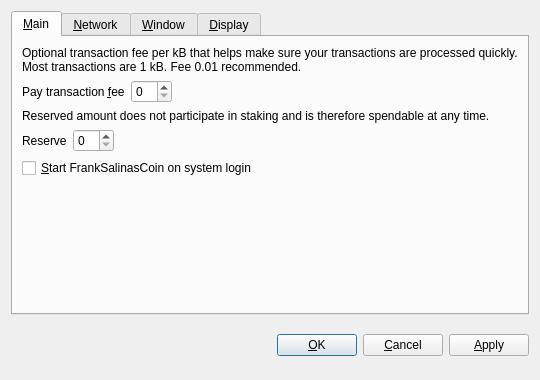
<?xml version="1.0" encoding="UTF-8"?>
<ui version="4.0">
 <class>OptionsDialog</class>
 <widget class="QDialog" name="OptionsDialog">
  <property name="geometry">
   <rect>
    <x>0</x>
    <y>0</y>
    <width>540</width>
    <height>380</height>
   </rect>
  </property>
  <property name="windowTitle">
   <string>Options</string>
  </property>
  <property name="modal">
   <bool>true</bool>
  </property>
  <layout class="QVBoxLayout" name="verticalLayout">
   <item>
    <widget class="QTabWidget" name="tabWidget">
     <property name="tabPosition">
      <enum>QTabWidget::North</enum>
     </property>
     <property name="currentIndex">
      <number>0</number>
     </property>
     <widget class="QWidget" name="tabMain">
      <attribute name="title">
       <string>&amp;Main</string>
      </attribute>
      <layout class="QVBoxLayout" name="verticalLayout_Main">
       <item>
        <widget class="QLabel" name="transactionFeeInfoLabel">
         <property name="text">
          <string>Optional transaction fee per kB that helps make sure your transactions are processed quickly. Most transactions are 1 kB. Fee 0.01 recommended.</string>
         </property>
         <property name="textFormat">
          <enum>Qt::PlainText</enum>
         </property>
         <property name="wordWrap">
          <bool>true</bool>
         </property>
        </widget>
       </item>
       <item>
        <layout class="QHBoxLayout" name="horizontalLayoutFee">
         <item>
          <widget class="QLabel" name="transactionFeeLabel">
           <property name="text">
            <string>Pay transaction &amp;fee</string>
           </property>
           <property name="textFormat">
            <enum>Qt::PlainText</enum>
           </property>
           <property name="buddy">
            <cstring>transactionFee</cstring>
           </property>
          </widget>
         </item>
         <item>
          <widget class="BitcoinAmountField" name="transactionFee"/>
         </item>
         <item>
          <spacer name="horizontalSpacerFee">
           <property name="orientation">
            <enum>Qt::Horizontal</enum>
           </property>
           <property name="sizeHint" stdset="0">
            <size>
             <width>40</width>
             <height>20</height>
            </size>
           </property>
          </spacer>
         </item>
        </layout>
       </item>
       <item>
        <widget class="QLabel" name="reserveBalanceInfoLabel">
         <property name="text">
          <string>Reserved amount does not participate in staking and is therefore spendable at any time.</string>
         </property>
         <property name="textFormat">
          <enum>Qt::PlainText</enum>
         </property>
         <property name="wordWrap">
          <bool>true</bool>
         </property>
        </widget>
       </item>
       <item>
        <layout class="QHBoxLayout" name="horizontalLayoutReserveBalance">
         <item>
          <widget class="QLabel" name="reserveBalanceLabel">
           <property name="text">
            <string>Reserve</string>
           </property>
           <property name="textFormat">
            <enum>Qt::PlainText</enum>
           </property>
           <property name="buddy">
            <cstring>reserveBalance</cstring>
           </property>
          </widget>
         </item>
         <item>
          <widget class="BitcoinAmountField" name="reserveBalance"/>
         </item>
         <item>
          <spacer name="horizontalSpacerReserveBalance">
           <property name="orientation">
            <enum>Qt::Horizontal</enum>
           </property>
           <property name="sizeHint" stdset="0">
            <size>
             <width>40</width>
             <height>20</height>
            </size>
           </property>
          </spacer>
         </item>
        </layout>
       </item>
       <item>
        <widget class="QCheckBox" name="bitcoinAtStartup">
         <property name="toolTip">
          <string>Automatically start FrankSalinasCoin after logging in to the system.</string>
         </property>
         <property name="text">
          <string>&amp;Start FrankSalinasCoin on system login</string>
         </property>
        </widget>
       </item>
       <item>
        <spacer name="verticalSpacer_Main">
         <property name="orientation">
          <enum>Qt::Vertical</enum>
         </property>
         <property name="sizeHint" stdset="0">
          <size>
           <width>20</width>
           <height>40</height>
          </size>
         </property>
        </spacer>
       </item>
      </layout>
     </widget>
     <widget class="QWidget" name="tabNetwork">
      <attribute name="title">
       <string>&amp;Network</string>
      </attribute>
      <layout class="QVBoxLayout" name="verticalLayout_Network">
       <item>
        <widget class="QCheckBox" name="mapPortUpnp">
         <property name="toolTip">
          <string>Automatically open the FrankSalinasCoin client port on the router. This only works when your router supports UPnP and it is enabled.</string>
         </property>
         <property name="text">
          <string>Map port using &amp;UPnP</string>
         </property>
        </widget>
       </item>
       <item>
        <widget class="QCheckBox" name="connectSocks">
         <property name="toolTip">
          <string>Connect to the FrankSalinasCoin network through a SOCKS proxy (e.g. when connecting through Tor).</string>
         </property>
         <property name="text">
          <string>&amp;Connect through SOCKS proxy:</string>
         </property>
        </widget>
       </item>
       <item>
        <layout class="QHBoxLayout" name="horizontalLayout_Network">
         <item>
          <widget class="QLabel" name="proxyIpLabel">
           <property name="text">
            <string>Proxy &amp;IP:</string>
           </property>
           <property name="textFormat">
            <enum>Qt::PlainText</enum>
           </property>
           <property name="buddy">
            <cstring>proxyIp</cstring>
           </property>
          </widget>
         </item>
         <item>
          <widget class="QValidatedLineEdit" name="proxyIp">
           <property name="maximumSize">
            <size>
             <width>140</width>
             <height>16777215</height>
            </size>
           </property>
           <property name="toolTip">
            <string>IP address of the proxy (e.g. 127.0.0.1)</string>
           </property>
          </widget>
         </item>
         <item>
          <widget class="QLabel" name="proxyPortLabel">
           <property name="text">
            <string>&amp;Port:</string>
           </property>
           <property name="textFormat">
            <enum>Qt::PlainText</enum>
           </property>
           <property name="buddy">
            <cstring>proxyPort</cstring>
           </property>
          </widget>
         </item>
         <item>
          <widget class="QLineEdit" name="proxyPort">
           <property name="maximumSize">
            <size>
             <width>55</width>
             <height>16777215</height>
            </size>
           </property>
           <property name="toolTip">
            <string>Port of the proxy (e.g. 9050)</string>
           </property>
          </widget>
         </item>
         <item>
          <widget class="QLabel" name="socksVersionLabel">
           <property name="text">
            <string>SOCKS &amp;Version:</string>
           </property>
           <property name="textFormat">
            <enum>Qt::PlainText</enum>
           </property>
           <property name="buddy">
            <cstring>socksVersion</cstring>
           </property>
          </widget>
         </item>
         <item>
          <widget class="QValueComboBox" name="socksVersion">
           <property name="toolTip">
            <string>SOCKS version of the proxy (e.g. 5)</string>
           </property>
          </widget>
         </item>
         <item>
          <spacer name="horizontalSpacer_Network">
           <property name="orientation">
            <enum>Qt::Horizontal</enum>
           </property>
           <property name="sizeHint" stdset="0">
            <size>
             <width>40</width>
             <height>20</height>
            </size>
           </property>
          </spacer>
         </item>
        </layout>
       </item>
       <item>
        <spacer name="verticalSpacer_Network">
         <property name="orientation">
          <enum>Qt::Vertical</enum>
         </property>
         <property name="sizeHint" stdset="0">
          <size>
           <width>20</width>
           <height>40</height>
          </size>
         </property>
        </spacer>
       </item>
      </layout>
     </widget>
     <widget class="QWidget" name="tabWindow">
      <attribute name="title">
       <string>&amp;Window</string>
      </attribute>
      <layout class="QVBoxLayout" name="verticalLayout_Window">
       <item>
        <widget class="QCheckBox" name="minimizeToTray">
         <property name="toolTip">
          <string>Show only a tray icon after minimizing the window.</string>
         </property>
         <property name="text">
          <string>&amp;Minimize to the tray instead of the taskbar</string>
         </property>
        </widget>
       </item>
       <item>
        <widget class="QCheckBox" name="minimizeOnClose">
         <property name="toolTip">
          <string>Minimize instead of exit the application when the window is closed. When this option is enabled, the application will be closed only after selecting Quit in the menu.</string>
         </property>
         <property name="text">
          <string>M&amp;inimize on close</string>
         </property>
        </widget>
       </item>
       <item>
        <spacer name="verticalSpacer_Window">
         <property name="orientation">
          <enum>Qt::Vertical</enum>
         </property>
         <property name="sizeHint" stdset="0">
          <size>
           <width>20</width>
           <height>40</height>
          </size>
         </property>
        </spacer>
       </item>
      </layout>
     </widget>
     <widget class="QWidget" name="tabDisplay">
      <attribute name="title">
       <string>&amp;Display</string>
      </attribute>
      <layout class="QVBoxLayout" name="verticalLayout_Display">
       <item>
        <layout class="QHBoxLayout" name="horizontalLayout_1_Display">
         <item>
          <widget class="QLabel" name="langLabel">
           <property name="text">
            <string>User Interface &amp;language:</string>
           </property>
           <property name="textFormat">
            <enum>Qt::PlainText</enum>
           </property>
           <property name="buddy">
            <cstring>lang</cstring>
           </property>
          </widget>
         </item>
         <item>
          <widget class="QValueComboBox" name="lang">
           <property name="toolTip">
            <string>The user interface language can be set here. This setting will take effect after restarting FrankSalinasCoin.</string>
           </property>
          </widget>
         </item>
        </layout>
       </item>
       <item>
        <layout class="QHBoxLayout" name="horizontalLayout_2_Display">
         <item>
          <widget class="QLabel" name="unitLabel">
           <property name="text">
            <string>&amp;Unit to show amounts in:</string>
           </property>
           <property name="textFormat">
            <enum>Qt::PlainText</enum>
           </property>
           <property name="buddy">
            <cstring>unit</cstring>
           </property>
          </widget>
         </item>
         <item>
          <widget class="QValueComboBox" name="unit">
           <property name="toolTip">
            <string>Choose the default subdivision unit to show in the interface and when sending coins.</string>
           </property>
          </widget>
         </item>
        </layout>
       </item>
       <item>
        <widget class="QCheckBox" name="displayAddresses">
         <property name="toolTip">
          <string>Whether to show FrankSalinasCoin addresses in the transaction list or not.</string>
         </property>
         <property name="text">
          <string>&amp;Display addresses in transaction list</string>
         </property>
        </widget>
       </item>
       <item>
        <widget class="QCheckBox" name="coinControlFeatures">
         <property name="toolTip">
          <string>Whether to show coin control features or not.</string>
         </property>
         <property name="text">
          <string>Display coin &amp;control features (experts only!)</string>
         </property>
        </widget>
       </item>
       <item>
        <spacer name="verticalSpacer_Display">
         <property name="orientation">
          <enum>Qt::Vertical</enum>
         </property>
         <property name="sizeHint" stdset="0">
          <size>
           <width>20</width>
           <height>40</height>
          </size>
         </property>
        </spacer>
       </item>
      </layout>
     </widget>
    </widget>
   </item>
   <item>
    <layout class="QHBoxLayout" name="horizontalLayout_Buttons">
     <item>
      <spacer name="horizontalSpacer_1">
       <property name="orientation">
        <enum>Qt::Horizontal</enum>
       </property>
       <property name="sizeHint" stdset="0">
        <size>
         <width>40</width>
         <height>48</height>
        </size>
       </property>
      </spacer>
     </item>
     <item>
      <widget class="QLabel" name="statusLabel">
       <property name="font">
        <font>
         <weight>75</weight>
         <bold>true</bold>
        </font>
       </property>
       <property name="text">
        <string/>
       </property>
       <property name="textFormat">
        <enum>Qt::PlainText</enum>
       </property>
       <property name="wordWrap">
        <bool>true</bool>
       </property>
      </widget>
     </item>
     <item>
      <spacer name="horizontalSpacer_2">
       <property name="orientation">
        <enum>Qt::Horizontal</enum>
       </property>
       <property name="sizeHint" stdset="0">
        <size>
         <width>40</width>
         <height>48</height>
        </size>
       </property>
      </spacer>
     </item>
     <item>
      <widget class="QPushButton" name="okButton">
       <property name="text">
        <string>&amp;OK</string>
       </property>
      </widget>
     </item>
     <item>
      <widget class="QPushButton" name="cancelButton">
       <property name="text">
        <string>&amp;Cancel</string>
       </property>
       <property name="autoDefault">
        <bool>false</bool>
       </property>
      </widget>
     </item>
     <item>
      <widget class="QPushButton" name="applyButton">
       <property name="text">
        <string>&amp;Apply</string>
       </property>
       <property name="autoDefault">
        <bool>false</bool>
       </property>
      </widget>
     </item>
    </layout>
   </item>
  </layout>
 </widget>
 <customwidgets>
  <customwidget>
   <class>BitcoinAmountField</class>
   <extends>QSpinBox</extends>
   <header>bitcoinamountfield.h</header>
  </customwidget>
  <customwidget>
   <class>QValueComboBox</class>
   <extends>QComboBox</extends>
   <header>qvaluecombobox.h</header>
  </customwidget>
  <customwidget>
   <class>QValidatedLineEdit</class>
   <extends>QLineEdit</extends>
   <header>qvalidatedlineedit.h</header>
  </customwidget>
 </customwidgets>
 <resources/>
 <connections/>
</ui>
